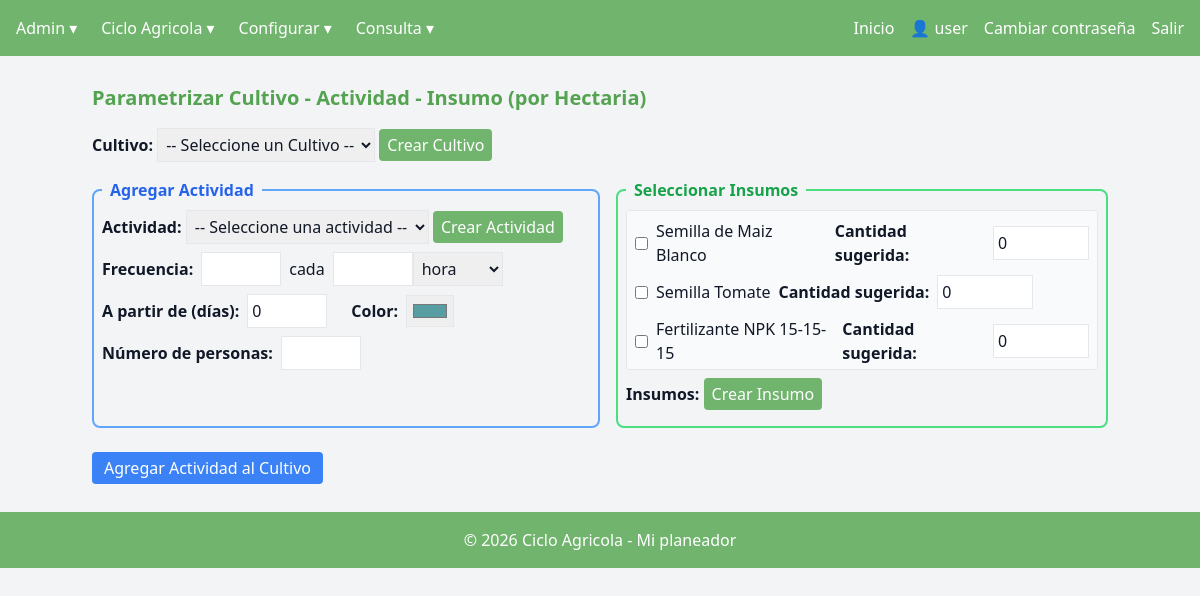
Page /parametrizar_cultivo/ (signed in) on the committed database.
### managecultivo/models.py (models this page shows, shortened)
class Insumo(models.Model):
    TIPOS = [
        ("fertilizante", "Fertilizante"),
        ("semilla", "Semilla"),
        ("herramienta", "Herramienta"),
    ]
    id_insumo = models.BigAutoField(primary_key=True)
    descripcion = models.CharField(max_length=100)
    cantidad_existente = models.FloatField()
    tipo = models.CharField(max_length=20, choices=TIPOS, default="fertilizante")
    registrado_por = models.ForeignKey(User, on_delete=models.SET_NULL, null=True, blank=True)

### managecultivo/views/v_parametrizar.py (the view)
# urls.py: path("parametrizar_cultivo/", views.parametrizar_cultivo, name="parametrizar_cultivo"),
@login_required
def parametrizar_cultivo(request):
    cultivo_id = request.GET.get("cultivo")  # capturamos el cultivo seleccionado
    actividades = []
    if cultivo_id:
        actividades = ActividadCultivo.objects.filter(id_cultivo = cultivo_id)
    context = {
        "cultivos": Cultivo.objects.all(),
        "actividades_lista": Actividad.objects.all(),
        "unidades": UnidadTiempo.objects.all(),
        "insumos": Insumo.objects.all(),
        "actividades": actividades,
    }
    return render(request, "parametrizar_cultivo.html", context)

### managecultivo/templatetags/grupos.py (called while the page is built)
@register.filter(name='has_group')
def has_group(user, group_name):
    return user.groups.filter(name=group_name).exists()

### managecultivo/templates/parametrizar_cultivo.html (shortened to what this page needs)
{% extends "base_dashboard.html" %}
{% block dashboard_content %}
<h2 class="text-xl font-bold mb-4 text-[var(--focus)]">
  Parametrizar Cultivo - Actividad - Insumo (por Hectaria)
</h2>
<form method="post" action="{% url 'crear_actividadcultivo' %}">
  <div class="mb-4">
    <label for="cultivo"><strong>Cultivo:</strong></label>
    <select id="cultivo" name="id_cultivo" class="border p-1" required
            onchange="window.location.href='?cultivo=' + this.value;">
      <option value="" disabled selected>-- Seleccione un Cultivo --</option>
    </select>
    <button type="button"
            onclick="document.getElementById('modalCrearCultivo').classList.remove('hidden')"
            class="bg-[var(--primary)] hover:bg-[var(--focus)] text-[var(--secondary)] px-2 py-1 rounded">
      Crear Cultivo
    </button>
  </div>
  <div class="flex space-x-4">
  <fieldset class="border-2 border-blue-400 rounded-lg p-2 mb-2 w-1/2">
    <legend class="px-2 text-blue-600 font-semibold">Agregar Actividad</legend>
    <div class="mb-2">
      <label><strong>Actividad:</strong></label>
      <select id="actividad" name="id_actividad" class="border p-1" required>
        <option value="" disabled selected>-- Seleccione una actividad --</option>
      </select>
      <button type="button"
              onclick="document.getElementById('modalCrearActividad').classList.remove('hidden')"
              class="bg-[var(--primary)] hover:bg-[var(--focus)] text-[var(--secondary)] px-2 py-1 rounded">
        Crear Actividad
      </button>
    </div>
    <div class="mb-2 flex items-center">
      <label class="mr-2"><strong>Frecuencia:</strong></label>
      <input type="number" name="numero_veces" class="border p-1 w-20" required>
      <span class="mx-2">cada</span>
      <input type="number" name="frecuencia_valor" class="border p-1 w-20" required>
      <select name="frecuencia_unidad" class="border p-1">
        {% for unidad in unidades %}
          <option value="{{ unidad.id }}">{{ unidad.descripcion }}</option>
        {% endfor %}
      </select>
    </div>
    <div class="mb-2 flex items-center">
      <label class="mr-2"><strong>A partir de (días):</strong></label>
      <input type="number" name="a_partir_de" class="border p-1 w-20" value="0" required>
      <label class="ml-6 mr-2"><strong>Color:</strong></label>
      <input type="color" name="color" class="border p-1 w-12 h-8" value="#579DA2">
    </div>
    <div class="mb-2 flex items-center">
      <label class="mr-2"><strong>Número de personas:</strong></label>
      <input type="number" name="numero_personas" class="border p-1 w-20" required>
    </div>
  </fieldset>
  <fieldset class="border-2 border-green-400 rounded-lg p-2 mb-2 flex-1">
    <legend class="px-2 text-green-600 font-semibold">Seleccionar Insumos</legend>
    <div class="mb-2 border rounded p-2 h-40 overflow-y-scroll bg-gray-50">
      <div class="space-y-2">
        {% for insumo in insumos %}
          <div class="flex items-center">
            <input type="checkbox" name="insumos" value="{{ insumo.id_insumo }}" class="mr-2">
            <span class="mr-2">{{ insumo.descripcion }}</span>
            <label class="mr-2"><strong>Cantidad sugerida:</strong></label>
            <input type="number" step="0.01" name="cantidad_{{ insumo.id_insumo }}"
                   placeholder="Cantidad sugerida" class="border p-1 w-24" value="0">
          </div>
        {% endfor %}
      </div>
    </div>
    <div class="mb-2">
      <label><strong>Insumos:</strong></label>
      <button type="button"
              onclick="document.getElementById('modalCrearInsumo').classList.remove('hidden')"
              class="bg-[var(--primary)] hover:bg-[var(--focus)] text-[var(--secondary)] px-2 py-1 rounded">
        Crear Insumo
      </button>
    </div>
  </fieldset>
</div>
<div class="mt-4">
  <button type="submit" class="bg-blue-500 text-white px-3 py-1 rounded">
    Agregar Actividad al Cultivo
  </button>
</div>
</form>
{% endblock %}

### managecultivo/templates/base_dashboard.html (shortened to what this page needs)
{% extends "base.html" %}
{% load grupos %}
{% load static %}
{% block navbar %}
<nav class="bg-[var(--primary)] p-4 text-[var(--secondary)] p-4 flex justify-between">
  <ul class="flex space-x-6">
    {% if user.is_authenticated %}
        {% if user|has_group:"Administrador" %}
            <li class="group relative">
                <span class="cursor-pointer">Admin ▾</span>
            </li>
            <li class="group relative">
                <span class="cursor-pointer"> Ciclo Agricola ▾</span>
            </li>
            <li class="group relative">
                <span class="cursor-pointer">Configurar ▾</span>
            </li>
            <li class="group relative">
                <span class="cursor-pointer">Consulta ▾</span>
            </li>
        {% endif %}
    {% endif %}
  </ul>
  <ul class="flex space-x-4">
    {% if user.is_authenticated %}
        <li><a href="{% url 'bienvenida' %}" class="hover:underline ">Inicio</a></li>
        <li class="text-m text-[var(--secondary)]">👤 {{ user.username }}</li>
        <li><a href="{% url 'password_change' %}" class="hover:underline">Cambiar contraseña</a></li>
        <li><a href="{% url 'logout' %}" class="hover:underline">Salir</a></li>
    {% endif %}
  </ul>
</nav>
{% endblock %}
{% block content %}
<div class="mt-6">
    {% block dashboard_content %}{% endblock %}
</div>
{% endblock %}

### managecultivo/static/css/style.css (style rules this page uses)
:root { --primary: #70b46d; --secondary: #ffffff; --focus: #54a351; --edit: #fdc321; --editFocus: #e0ac1d; --cancel: #bdb8ae; --cancelFocus: #797571; }
nav { background-color: var(--primary); color: var(--secondary); }

### rows in the picture
Insumo: descripcion "Semilla de Maiz Blanco"
Insumo: descripcion "Semilla Tomate"
Insumo: descripcion "Fertilizante NPK 15-15-15"

### other values in the picture
{{ user.username }} "user"
form field frecuencia_unidad "hora"
